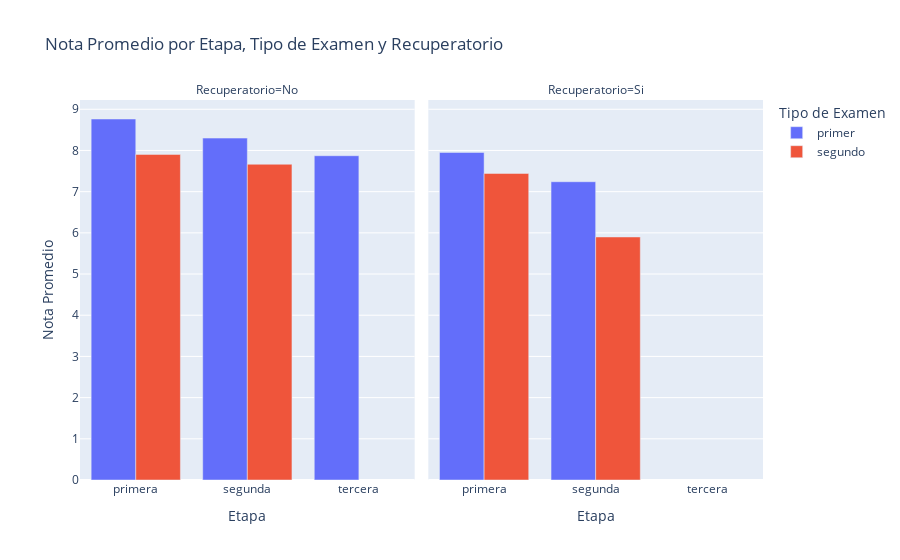

Source (notebook cell):
### Code cell
nota_promedio_por_etapa_tipo_recuperatorio = df_pe.groupby(["ETAPA", "EXAMEN", "RECUPERATORIO"])["NOTA"].mean().reset_index()
nota_promedio_por_etapa_tipo_recuperatorio['RECUPERATORIO'] = nota_promedio_por_etapa_tipo_recuperatorio['RECUPERATORIO'].apply(lambda x: 'Si' if x else 'No')

fig = px.bar(nota_promedio_por_etapa_tipo_recuperatorio, x="ETAPA", y="NOTA", color="EXAMEN",
             facet_col="RECUPERATORIO",
             title="Nota Promedio por Etapa, Tipo de Examen y Recuperatorio",
             labels={"ETAPA": "Etapa", "NOTA": "Nota Promedio", "EXAMEN": "Tipo de Examen", "RECUPERATORIO": "Recuperatorio"},
             barmode="group")
fig.show()

### Figure 1 — Plotly figure (JSON) as saved in the notebook; plotly's stock layout.template omitted (floating-point values rounded to 4 significant figures)
{"data": [{"alignmentgroup": "True", "hovertemplate": "Tipo de Examen=primer<br>Recuperatorio=No<br>Etapa=%{x}<br>Nota Promedio=%{y}<extra></extra>", "legendgroup": "primer", "marker": {"color": "#636efa", "pattern": {"shape": ""}}, "name": "primer", "offsetgroup": "primer", "orientation": "v", "showlegend": true, "textposition": "auto", "type": "bar", "x": ["primera", "segunda", "tercera"], "xaxis": "x", "y": [8.764, 8.301, 7.872], "yaxis": "y"}, {"alignmentgroup": "True", "hovertemplate": "Tipo de Examen=primer<br>Recuperatorio=Si<br>Etapa=%{x}<br>Nota Promedio=%{y}<extra></extra>", "legendgroup": "primer", "marker": {"color": "#636efa", "pattern": {"shape": ""}}, "name": "primer", "offsetgroup": "primer", "orientation": "v", "showlegend": false, "textposition": "auto", "type": "bar", "x": ["primera", "segunda"], "xaxis": "x2", "y": [7.952, 7.241], "yaxis": "y2"}, {"alignmentgroup": "True", "hovertemplate": "Tipo de Examen=segundo<br>Recuperatorio=No<br>Etapa=%{x}<br>Nota Promedio=%{y}<extra></extra>", "legendgroup": "segundo", "marker": {"color": "#EF553B", "pattern": {"shape": ""}}, "name": "segundo", "offsetgroup": "segundo", "orientation": "v", "showlegend": true, "textposition": "auto", "type": "bar", "x": ["primera", "segunda"], "xaxis": "x", "y": [7.904, 7.665], "yaxis": "y"}, {"alignmentgroup": "True", "hovertemplate": "Tipo de Examen=segundo<br>Recuperatorio=Si<br>Etapa=%{x}<br>Nota Promedio=%{y}<extra></extra>", "legendgroup": "segundo", "marker": {"color": "#EF553B", "pattern": {"shape": ""}}, "name": "segundo", "offsetgroup": "segundo", "orientation": "v", "showlegend": false, "textposition": "auto", "type": "bar", "x": ["primera", "segunda"], "xaxis": "x2", "y": [7.442, 5.9], "yaxis": "y2"}], "layout": {"annotations": [{"font": {}, "showarrow": false, "text": "Recuperatorio=No", "x": 0.245, "xanchor": "center", "xref": "paper", "y": 1, "yanchor": "bottom", "yref": "paper"}, {"font": {}, "showarrow": false, "text": "Recuperatorio=Si", "x": 0.755, "xanchor": "center", "xref": "paper", "y": 1, "yanchor": "bottom", "yref": "paper"}], "autosize": true, "barmode": "group", "legend": {"title": {"text": "Tipo de Examen"}, "tracegroupgap": 0}, "title": {"text": "Nota Promedio por Etapa, Tipo de Examen y Recuperatorio"}, "xaxis": {"anchor": "y", "autorange": true, "domain": [0, 0.49], "range": [-0.5, 2.5], "title": {"text": "Etapa"}, "type": "category"}, "xaxis2": {"anchor": "y2", "autorange": true, "domain": [0.51, 1], "matches": "x", "range": [-0.5, 2.5], "title": {"text": "Etapa"}, "type": "category"}, "yaxis": {"anchor": "x", "autorange": true, "domain": [0, 1], "range": [0, 9.225], "title": {"text": "Nota Promedio"}, "type": "linear"}, "yaxis2": {"anchor": "x2", "autorange": true, "domain": [0, 1], "matches": "y", "range": [0, 9.225], "showticklabels": false, "type": "linear"}}}
